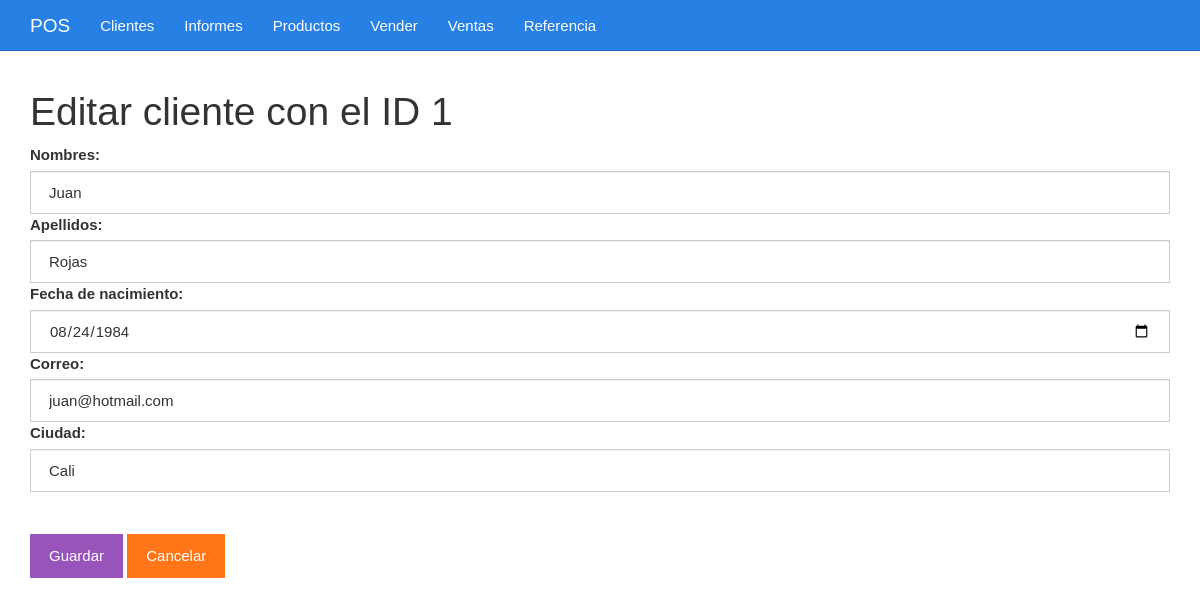
/index.php?c=Clientes&a=modificarCliente&id=1, run on the app's committed database.
### tables this page shows
CREATE TABLE clientes(
	id BIGINT UNSIGNED NOT NULL AUTO_INCREMENT,
	nombres VARCHAR(255) NOT NULL,
	apellidos VARCHAR(255) NOT NULL,
	fecha_nacimiento DATE NOT NULL,
	edad INT,
	correo VARCHAR(255) NOT NULL,
	ciudad VARCHAR(255) NOT NULL,
	PRIMARY KEY(id)
);

### controllers/Clientes.php (called while the page is built, shortened)
<?php
	class ClientesController {
		public function __construct() {
			require_once "models/ClientesModel.php";
		}
		public function modificarCliente($id) {
			$clientes = new Clientes_Model();
            $cliente["clientes"] = $clientes -> getCliente($id);
            require_once "views/clientes/clientes_modificar.php";
        }
	}
?>

### models/ClientesModel.php (called while the page is built, shortened)
<?php
    class Clientes_Model {
        private $db;
        public function __construct () {
            $this->db = Conectar::conexion();
        }
        public function getCliente($id){
            $sql = "SELECT * FROM clientes WHERE id='$id' LIMIT 1";
            $resultado = $this-> db -> query($sql);
            $cliente = $resultado -> fetch_assoc();
            return $cliente;
        }
    }
?>

### config/database.php (called while the page is built, shortened)
<?php
    class Conectar {
        public static function conexion() {
            $conexion = new mysqli(DB_HOST, DB_USERNAME, DB_PASSWORD, DB_NAME);
            return $conexion;
        }
    };
?>

### views/clientes/clientes_modificar.php (the view, shortened to what this page needs)
<div class="col-xs-12">
	<h1>Editar cliente con el ID <?php echo $cliente['clientes']['id']; ?></h1>
	<form method="post" action="index.php?c=Clientes&a=guardarClienteModificado">
		<label for="nombres">Nombres:</label>
		<input value="<?php echo $cliente['clientes']['nombres'] ?>" class="form-control" name="nombres" required type="text" id="nombres" placeholder="Escribe los nombres del cliente">
		<label for="apellidos">Apellidos:</label>
		<input required id="apellidos" name="apellidos" cols="30" rows="5" class="form-control" value="<?php echo $cliente['clientes']['apellidos'] ?>"></input>
		<label for="fechaNacimiento">Fecha de nacimiento:</label>
		<input value="<?php echo $cliente['clientes']['fecha_nacimiento'] ?>" class="form-control" name="fechaNacimiento" required type="date" id="fechaNacimiento">
		<label for="correo">Correo:</label>
		<input value="<?php echo $cliente['clientes']['correo'] ?>" class="form-control" name="correo" required type="text" id="correo" placeholder="ejemplo@ejemplo.com">
		<label for="ciudad">Ciudad:</label>
		<input value="<?php echo $cliente['clientes']['ciudad'] ?>" class="form-control" name="ciudad" required type="text" id="ciudad" placeholder="Ciudad">
		<br><br><input class="btn btn-info" type="submit" value="Guardar">
		<a class="btn btn-warning" href="index.php?c=Clientes">Cancelar</a>
	</form>
</div>

### css/estilo.css (style rules this page uses)
body { padding-top: 70px; }

### data on the page
clientes: id "1", nombres "Juan", apellidos "Rojas", fechaNacimiento "08/24/1984", correo "juan@hotmail.com", ciudad "Cali"
